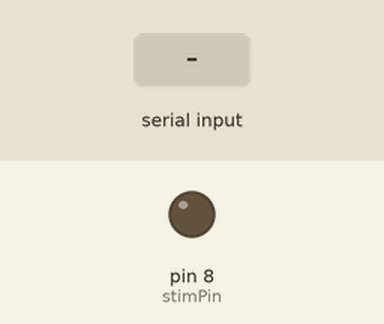
This sketch was run on a simulated Arduino Uno, built with avr-gcc and run on an emulated ATmega328P. Shown: output pins drawn as LEDs (lit = HIGH). The test bench sets the inputs (shaded band).

Above: at 1.2 s.
1.3 s: "1" received over Serial
At 1.9 s:
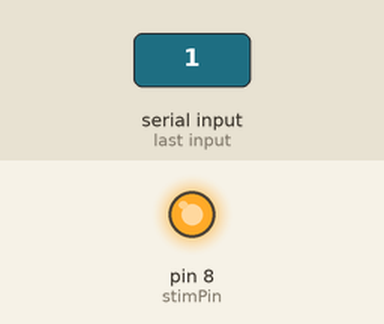
2.8 s: "0" received over Serial
At 3.1 s:
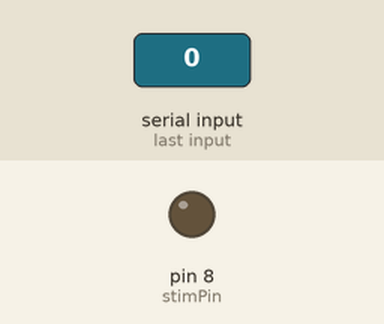
Timing chart, 0 to 5.8 s (numbered marks = the images above; inputs shaded):
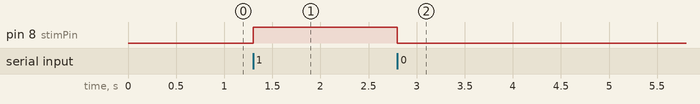

The sketch:

bpod_to_uno.ino
```cpp
// The Arduino DUE is used to transfer the signal from the BPOD to the pulse-configuring Arduino UNO.
// We have to ues the DUE, because the BPOD only interfaces through a BPOD shield: https://sanworks.github.io/Bpod_Wiki/assembly/arduino-shield-gen2-assembly/. But the DUE only outputs 3.3V

int stimPin = 8; // Pin to send TTL signal from DUE to UNO

void setup() {
  Serial.begin(1312500); // Set serial communication rate to match the BPOD
  pinMode(stimPin, OUTPUT); // Set pin 8 as an output
}

void loop() {
  if (Serial.available() > 0) { // Check if there's incoming data
    char data_rcvd = Serial.read(); // Read the received data
    if (data_rcvd == '1') {
      digitalWrite(stimPin, HIGH); // Send HIGH signal to the UNO
    } else if (data_rcvd == '0') {
      digitalWrite(stimPin, LOW); // Send LOW signal to the UNO
    }
  }
}
```

Measured:
- after the input at 1.3 s, pin 8 (stimPin): LOW → HIGH at once
- after the input at 2.8 s, pin 8 (stimPin): HIGH → LOW at once
